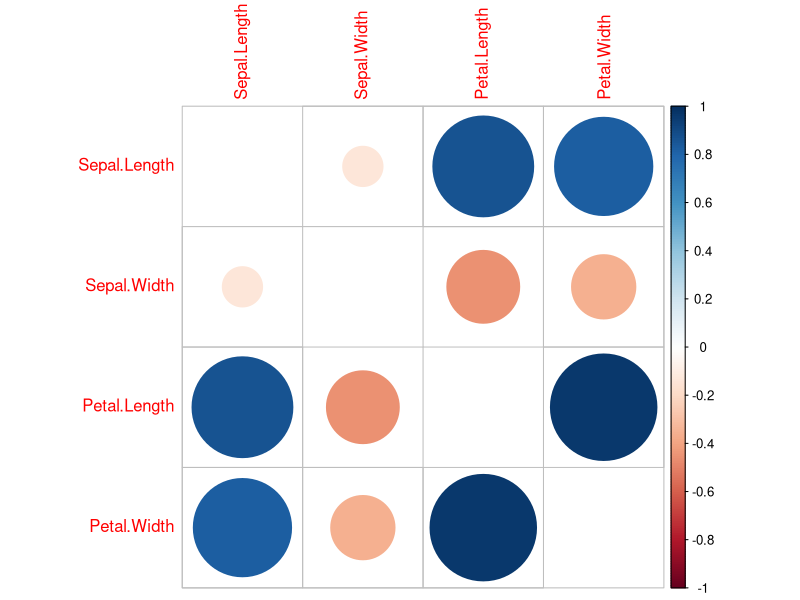

This figure's R source: (Note: this script raises an error after producing the figure.)
## ---- chunk 1
knitr::opts_chunk$set(echo = TRUE)
## ---- chunk 2
library(caret)
## ---- chunk 3
library(datasets)
data(iris) ##loads the dataset, which can be accessed under the variable name iris
?iris ##opens the documentation for the dataset
summary(iris) ##presents the 5 figure summary of the dataset
str(iris) ##presents the structure of the iris dataframe
## ---- chunk 4
set.seed(23)
trainTestPartition<-createDataPartition(y=iris$Species, #the class label, caret ensures an even split of classes
                                        p=0.7, #proportion of samples assigned to train
                                        list=FALSE)
str(trainTestPartition)

training <- iris[ trainTestPartition,] #take the corresponding rows for training
testing  <- iris[-trainTestPartition,] #take the corresponding rows for testing by removing training rows
summary(training)
nrow(training)
summary(testing)
nrow(testing)
## ---- chunk 5
training.separate = training
testing.separate = testing
## ---- chunk 6
nzv(training.separate)
## ---- chunk 7
calculateCor <- cor(training.separate[1:4]) #calculate correlation matrix on the predictors
summary(calculateCor[upper.tri(calculateCor)])
highlyCor <- findCorrelation(calculateCor) #pick highly correlated ones
colnames(training.separate)[highlyCor]
corrplot::corrplot(calculateCor,diag=FALSE)
training.separate.cor=training.separate[,-highlyCor] #remove highly correlated predictors from training
testing.separate.cor=testing.separate[,-highlyCor] #remove highly correlated predictors from test
## ---- chunk 8
#perform boxcox scaling on each predictor
training.separate.boxcox=training.separate
training.separate.boxcox$Sepal.Length=predict(BoxCoxTrans(iris$Sepal.Length),
                                       training.separate.cor$Sepal.Length)
training.separate.boxcox$Sepal.Width=predict(BoxCoxTrans(iris$Sepal.Width),
                                      training.separate.cor$Sepal.Width)
training.separate.boxcox$Petal.Width=predict(BoxCoxTrans(iris$Petal.Width),
                                      training.separate.cor$Petal.Width)

testing.separate.boxcox=testing.separate
testing.separate.boxcox$Sepal.Length=predict(BoxCoxTrans(iris$Sepal.Length),
                                      testing.separate.cor$Sepal.Length)
testing.separate.boxcox$Sepal.Width=predict(BoxCoxTrans(iris$Sepal.Width),
                                     testing.separate.cor$Sepal.Width)
testing.separate.boxcox$Petal.Width=predict(BoxCoxTrans(iris$Petal.Width),
                                     testing.separate.cor$Petal.Width)

summary(training.separate.boxcox)
summary(testing.separate.boxcox)
## ---- chunk 9

#The options for preprocessing are "BoxCox", "YeoJohnson", "expoTrans", "center", "scale", "range", "knnImpute", "bagImpute", "medianImpute", "pca", "ica", "spatialSign", "corr", "zv", "nzv", and "conditionalX"
calculatePreProcess <- preProcess(training,
                                  method = c("center", "scale","corr","nzv","BoxCox")) #perform preprocessing
calculatePreProcess

training.preprocess <- predict(calculatePreProcess, training) #apply preprocessing to training data
summary(training.preprocess)
#Petal.Length is removed
testing.preprocess <- predict(calculatePreProcess, testing) #apply same preprocessing to testing data
summary(testing.preprocess)

dtreeIris.preprocess <- train(
    Species ~ .,
    data = training.preprocess,
    method = "rpart" #this is a decision tree but we will get to more information about that later
)
dtreeIris.preprocess
## ---- chunk 10
#decision tree
dtreeIris <- train(
    Species ~ ., 
    data = training.preprocess, ##make sure you use the preprocessed version
    method = "rpart" #specifies decision tree
)

#support vector machine
svmIris <- train(
    Species ~ .,
    data = training.preprocess, ##make sure you use the preprocessed version
    method = "svmLinear" #specifies support vector machine with linear kernel
)

#random forest
randomForestIris <- train(
    Species ~ .,
    data = training.preprocess, ##make sure you use the preprocessed version
    method = "rf" ##specifies random forest
)

## ---- chunk 11
dtreeIris <- train(
    Species ~ ., ## this means the model should classify Species using the other features
    data = training, ## specifies training data (without preprocessing)
    method = "rpart", ## uses decision tree
    preProc = c("center", "scale","nzv","corr","BoxCox") ##this performs the preprocessing within model training
)
dtreeIris
## ---- chunk 12
train_ctrl = trainControl(method='cv',
                          number=10) #10-fold cross-validation

dtreeIris.10fold <- train(
    Species ~ .,
    data = training,
    method = "rpart",
    preProc = c("center", "scale","nzv","corr","BoxCox"),
    trControl = train_ctrl #train decision tree with 10-fold cross-validation
)
dtreeIris.10fold

## ---- chunk 13
set.seed(42)
seeds = vector(mode='list',length=11) #this is #folds+1 so 10+1
for (i in 1:10) seeds[[i]] = sample.int(1000,10)
seeds[[11]] = sample.int(1000,1)

train_ctrl_seed = trainControl(method='cv',
                          number=10,
                          seeds=seeds) #use our seeds in the cross-validation


dtreeIris.10fold.seed <- train(
    Species ~ .,
    data = training,
    method = "rpart",
    preProc = c("center", "scale","nzv","corr","BoxCox"),
    trControl = train_ctrl_seed
)
dtreeIris.10fold.seed
## ---- chunk 14
set.seed(42)
seeds = vector(mode='list',length=101) #you need length #folds*#repeats + 1 so 10*10 + 1 here
for (i in 1:100) seeds[[i]] = sample.int(1000,10)
seeds[[101]] = sample.int(1000,1)

train_ctrl_seed_repeated = trainControl(method='repeatedcv',
                              number=10, #number of folds
                              repeats=10, #number of times to repeat cross-validation
                              seeds=seeds)


dtreeIris.10fold.seed.repeated <- train(
    Species ~ .,
    data = training,
    method = "rpart",
    preProc = c("center", "scale","nzv","corr","BoxCox"),
    trControl = train_ctrl_seed_repeated
)
dtreeIris.10fold.seed.repeated

## ---- chunk 15
dtreeIris.hyperparam <- train(
    Species ~ .,
    data = training,
    method = "rpart",
    preProc = c("center", "scale","nzv","corr","BoxCox"),
    trControl = train_ctrl_seed_repeated,
    tuneLength = 10 #pick number of different hyperparam values to try
)
dtreeIris.hyperparam

## ---- chunk 16
data("Sacramento") ##loads the dataset, which can be accessed under the variable name Sacramento
?Sacramento
str(Sacramento)
## ---- chunk 17
dummies = dummyVars(price ~ ., data = Sacramento) #convert the categorical variables to dummies
Sacramento.dummies = data.frame(predict(dummies, newdata = Sacramento))
Sacramento.dummies$price=Sacramento$price
## ---- chunk 18
set.seed(23)
trainTestPartition.Sacramento<-createDataPartition(y=Sacramento.dummies$price, #the class label, caret ensures an even split of classes
                                        p=0.7, #proportion of samples assigned to train
                                        list=FALSE)
training.Sacramento <- Sacramento.dummies[ trainTestPartition.Sacramento,]
testing.Sacramento  <- Sacramento.dummies[-trainTestPartition.Sacramento,]
## ---- chunk 19
lmSacramento <- train(
    price ~ .,
    data = training.Sacramento,
    method = "lm",
    preProc = c("center", "scale","nzv","corr","BoxCox")
)
lmSacramento
## ---- chunk 20
training.Sacramento.nondummy <- Sacramento[ trainTestPartition.Sacramento,]
testing.Sacramento.nondummy  <- Sacramento[-trainTestPartition.Sacramento,]

lmSacramento.nondummy <- train(
    price ~ .,
    data = training.Sacramento.nondummy,
    method = "lm",
    preProc = c("center", "scale","nzv","corr","BoxCox")
)
lmSacramento.nondummy
